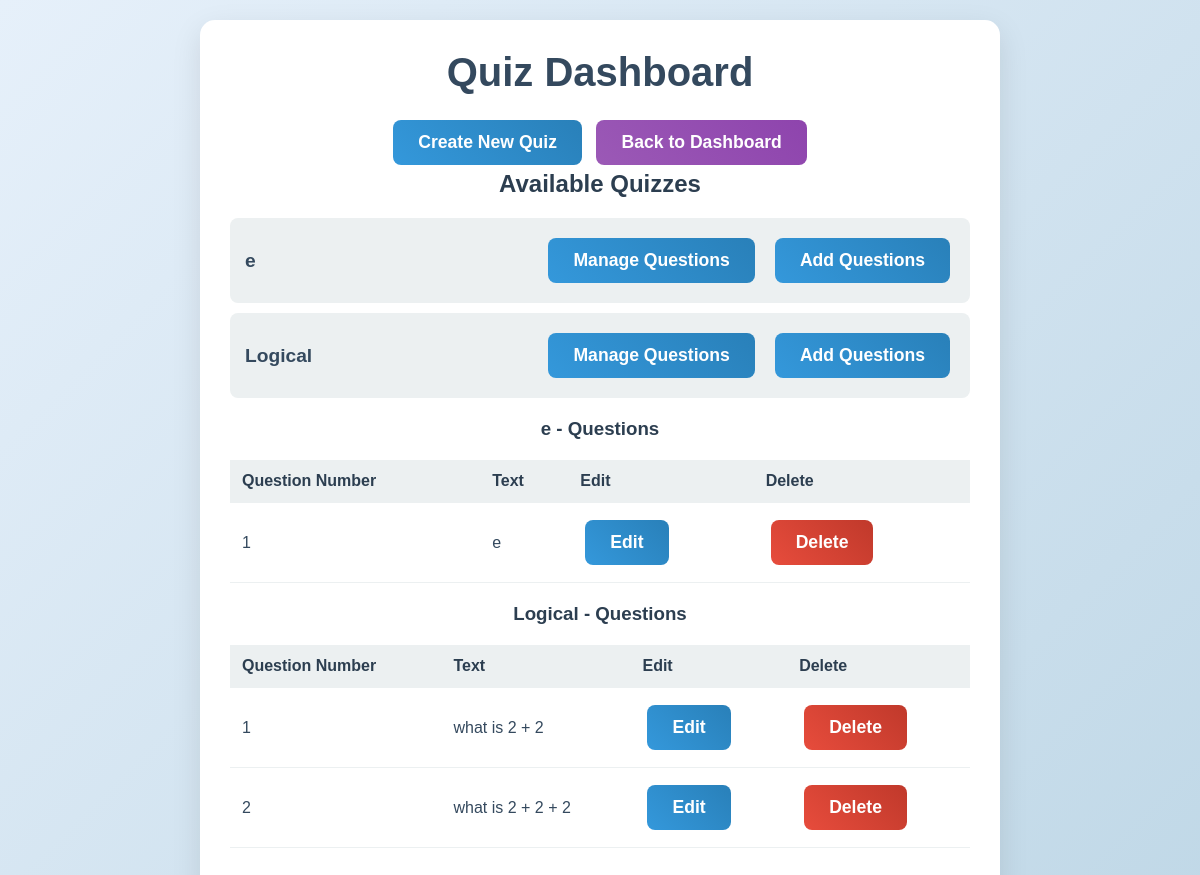
The app's page /quiz/ with its own data.
### myapp/models.py (models this page shows, shortened)
class QuizType(models.Model):
    name = models.CharField(max_length=200, unique=True)
    time_per_question = models.IntegerField(default=60)
    has_expiry = models.BooleanField(default=False)
    start_time = models.DateTimeField(null=True, blank=True)
    end_time = models.DateTimeField(null=True, blank=True)

class Question(models.Model):
    quiz_type = models.ForeignKey(QuizType, on_delete=models.CASCADE)
    text = models.TextField()
    number = models.IntegerField()

### myapp/views.py (the view)
# urls.py: path('', views.quiz_dashboard, name='quiz_dashboard'),  # Root of myapp.urls
def quiz_dashboard(request):
    quiz_types = QuizType.objects.annotate(num_questions=Count('question')).filter(num_questions__gt=0)
    logger.debug(f"Quiz types retrieved for dashboard: {list(quiz_types.values('id', 'name'))}")
    if not quiz_types:
        messages.info(request, "No quizzes available. Please create one.")
    print("Rendering quiz_dashboard")
    return render(request, 'quiz/questdashboard.html', {'quiz_types': quiz_types})

### myapp/templates/quiz/questdashboard.html (shortened to what this page needs)
<!DOCTYPE html>
<html lang="en">
<head>
</head>
<body>
    <div class="container">
        <h1>Quiz Dashboard</h1>
        <a href="{% url 'quiz_setup' %}" class="action-btn">Create New Quiz</a>
        <a href="{% url 'adminhome' %}" class="action-btn" style="background: linear-gradient(45deg, #9b59b6 0%, #8e44ad 100%);">Back to Dashboard</a>
        <h2>Available Quizzes</h2>
        {% if quiz_types %}
            <ul class="quiz-list">
                {% for quiz_type in quiz_types %}
                    <li>
                        <span class="quiz-name">{{ quiz_type.name }}</span>
                        <form action="{% url 'edit_questions' quiz_type.id %}" method="get" style="display:inline;">
                            <button type="submit" class="action-btn">Manage Questions</button>
                        </form>
                        <form action="{% url 'add_question_for_quiz' quiz_type.id %}" method="get" style="display:inline;">
                            <button type="submit" class="action-btn">Add Questions</button>
                        </form>
                    </li>
                {% endfor %}
            </ul>
            {% for quiz_type in quiz_types %}
                <h3>{{ quiz_type.name }} - Questions</h3>
                {% with questions=quiz_type.question_set.all|dictsort:"number" %}
                    {% if questions %}
                        <table class="question-table">
                            <thead>
                                <tr>
                                    <th>Question Number</th>
                                    <th>Text</th>
                                    <th>Edit</th>
                                    <th>Delete</th>
                                </tr>
                            </thead>
                            <tbody>
                                {% for question in questions %}
                                    <tr>
                                        <td>{{ question.number }}</td>
                                        <td>{{ question.text }}</td>
                                        <td><a href="{% url 'edit_question' quiz_type.id question.id %}" class="action-btn">Edit</a></td>
                                        <td>
                                            <form method="post" action="{% url 'delete_question' quiz_type.id question.id %}" style="display:inline;">
                                                <button type="submit" class="action-btn delete-btn" aria-label="Delete question {{ question.id }}" onclick="return confirm('Are you sure you want to delete this question?');">Delete</button>
                                            </form>
                                        </td>
                                    </tr>
                                {% endfor %}
                            </tbody>
                        </table>
                    {% else %}
                        <p class="empty-message">No questions available for {{ quiz_type.name }}.</p>
                    {% endif %}
                {% endwith %}
            {% endfor %}
        {% else %}
            <p class="empty-message">No quizzes available. Please create one.</p>
        {% endif %}
    </div>
</body>
</html>

### myapp/templates/quiz/questdashboard.html (style rules this page uses)
* { margin: 0; padding: 0; box-sizing: border-box; font-family: 'Arial', sans-serif; }
body { background: linear-gradient(135deg, #e6f0fa 0%, #c0d8e7 100%); display: flex; justify-content: center; align-items: center; min-height: 100vh; padding: 20px; color: #2c3e50; }
.container { background: #ffffff; padding: 30px; border-radius: 15px; box-shadow: 0 10px 30px rgba(0, 0, 0, 0.1); width: 100%; max-width: 800px; text-align: center; animation: fadeIn 0.5s ease-in; }
h1 { font-size: 2.5rem; color: #34495e; margin-bottom: 20px; font-weight: 700; }
.action-btn { padding: 12px 25px; background: linear-gradient(45deg, #3498db 0%, #2980b9 100%); color: #ffffff; border: none; border-radius: 8px; cursor: pointer; font-size: 1.1rem; font-weight: 600; transition: all 0.3s ease; text-decoration: none; display: inline-block; margin: 5px; }
.quiz-list { list-style: none; text-align: left; margin: 20px 0; }
.quiz-list li { padding: 15px; background: #ecf0f1; border-radius: 8px; margin-bottom: 10px; transition: all 0.3s ease; display: flex; flex-wrap: wrap; align-items: center; gap: 10px; }
.quiz-name { font-size: 1.2rem; font-weight: 600; color: #34495e; flex-grow: 1; }
.question-table { width: 100%; border-collapse: collapse; margin: 20px 0; }
.question-table th, .question-table td { padding: 12px; text-align: left; border-bottom: 1px solid #ecf0f1; }
.question-table th { background: #ecf0f1; color: #2c3e50; font-weight: 600; }
.question-table td { color: #34495e; }
.delete-btn { background: linear-gradient(45deg, #e74c3c 0%, #c0392b 100%); }

### records on screen
QuizType: name "e"
QuizType: name "Logical"
Question: number "1", text "e"
Question: number "1", text "what is 2 + 2"
Question: number "2", text "what is 2 + 2 + 2"
